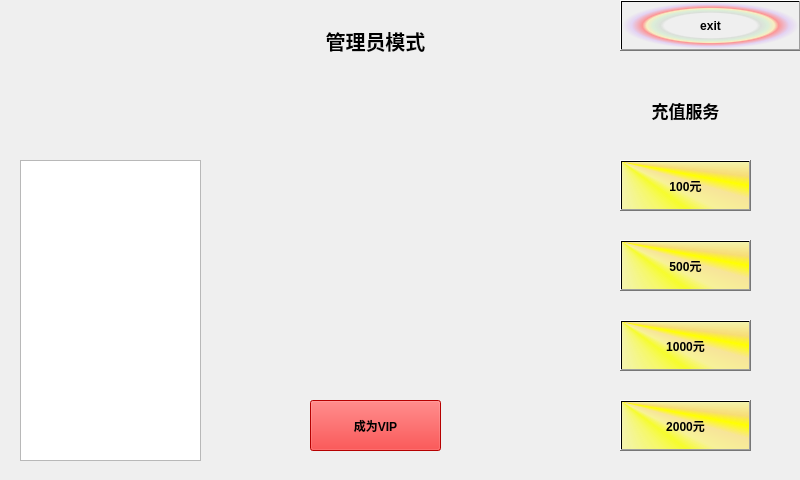
<?xml version="1.0" encoding="UTF-8"?>
<ui version="4.0">
 <class>admin</class>
 <widget class="QWidget" name="admin">
  <property name="geometry">
   <rect>
    <x>0</x>
    <y>0</y>
    <width>800</width>
    <height>480</height>
   </rect>
  </property>
  <property name="font">
   <font>
    <weight>75</weight>
    <bold>true</bold>
   </font>
  </property>
  <property name="windowTitle">
   <string>Form</string>
  </property>
  <property name="styleSheet">
   <string notr="true">admin{background-image: url(:/car1.jpg);}</string>
  </property>
  <widget class="QListWidget" name="listWidget">
   <property name="geometry">
    <rect>
     <x>20</x>
     <y>160</y>
     <width>181</width>
     <height>301</height>
    </rect>
   </property>
   <property name="font">
    <font>
     <pointsize>12</pointsize>
     <weight>50</weight>
     <bold>false</bold>
    </font>
   </property>
  </widget>
  <widget class="QLabel" name="label">
   <property name="geometry">
    <rect>
     <x>300</x>
     <y>20</y>
     <width>151</width>
     <height>41</height>
    </rect>
   </property>
   <property name="font">
    <font>
     <pointsize>15</pointsize>
     <weight>75</weight>
     <bold>true</bold>
    </font>
   </property>
   <property name="text">
    <string>管理员模式</string>
   </property>
   <property name="alignment">
    <set>Qt::AlignCenter</set>
   </property>
  </widget>
  <widget class="QPushButton" name="exit">
   <property name="geometry">
    <rect>
     <x>620</x>
     <y>0</y>
     <width>181</width>
     <height>51</height>
    </rect>
   </property>
   <property name="styleSheet">
    <string notr="true">background-color: qradialgradient(spread:pad, cx:0.5, cy:0.5, radius:0.5, fx:0.5, fy:0.5, stop:0 rgba(0, 0, 0, 0), stop:0.52 rgba(0, 0, 0, 0), stop:0.565 rgba(82, 121, 76, 33), stop:0.65 rgba(159, 235, 148, 64), stop:0.721925 rgba(255, 238, 150, 129), stop:0.77 rgba(255, 128, 128, 204), stop:0.89 rgba(191, 128, 255, 64), stop:1 rgba(0, 0, 0, 0));</string>
   </property>
   <property name="text">
    <string>exit</string>
   </property>
  </widget>
  <widget class="QLabel" name="id">
   <property name="geometry">
    <rect>
     <x>220</x>
     <y>90</y>
     <width>311</width>
     <height>41</height>
    </rect>
   </property>
   <property name="font">
    <font>
     <pointsize>12</pointsize>
     <weight>50</weight>
     <bold>false</bold>
    </font>
   </property>
   <property name="text">
    <string/>
   </property>
   <property name="alignment">
    <set>Qt::AlignCenter</set>
   </property>
  </widget>
  <widget class="QLabel" name="money">
   <property name="geometry">
    <rect>
     <x>220</x>
     <y>150</y>
     <width>311</width>
     <height>41</height>
    </rect>
   </property>
   <property name="font">
    <font>
     <pointsize>12</pointsize>
     <weight>50</weight>
     <bold>false</bold>
    </font>
   </property>
   <property name="text">
    <string/>
   </property>
   <property name="alignment">
    <set>Qt::AlignCenter</set>
   </property>
  </widget>
  <widget class="QLabel" name="day">
   <property name="geometry">
    <rect>
     <x>220</x>
     <y>340</y>
     <width>311</width>
     <height>41</height>
    </rect>
   </property>
   <property name="font">
    <font>
     <pointsize>12</pointsize>
     <weight>50</weight>
     <bold>false</bold>
    </font>
   </property>
   <property name="text">
    <string/>
   </property>
   <property name="alignment">
    <set>Qt::AlignCenter</set>
   </property>
  </widget>
  <widget class="QLabel" name="type">
   <property name="geometry">
    <rect>
     <x>220</x>
     <y>280</y>
     <width>311</width>
     <height>41</height>
    </rect>
   </property>
   <property name="font">
    <font>
     <pointsize>12</pointsize>
     <weight>50</weight>
     <bold>false</bold>
    </font>
   </property>
   <property name="text">
    <string/>
   </property>
   <property name="alignment">
    <set>Qt::AlignCenter</set>
   </property>
  </widget>
  <widget class="QLabel" name="time">
   <property name="geometry">
    <rect>
     <x>220</x>
     <y>220</y>
     <width>311</width>
     <height>41</height>
    </rect>
   </property>
   <property name="font">
    <font>
     <pointsize>12</pointsize>
     <weight>50</weight>
     <bold>false</bold>
    </font>
   </property>
   <property name="text">
    <string/>
   </property>
   <property name="alignment">
    <set>Qt::AlignCenter</set>
   </property>
  </widget>
  <widget class="QLabel" name="label2">
   <property name="geometry">
    <rect>
     <x>620</x>
     <y>80</y>
     <width>131</width>
     <height>61</height>
    </rect>
   </property>
   <property name="font">
    <font>
     <pointsize>13</pointsize>
    </font>
   </property>
   <property name="text">
    <string>充值服务</string>
   </property>
   <property name="alignment">
    <set>Qt::AlignCenter</set>
   </property>
  </widget>
  <widget class="QPushButton" name="money100">
   <property name="geometry">
    <rect>
     <x>620</x>
     <y>160</y>
     <width>131</width>
     <height>51</height>
    </rect>
   </property>
   <property name="styleSheet">
    <string notr="true">background-color: qconicalgradient(cx:0, cy:0, angle:135, stop:0 rgba(255, 255, 0, 69), stop:0.375 rgba(255, 255, 0, 69), stop:0.423533 rgba(251, 255, 0, 145), stop:0.45 rgba(247, 255, 0, 208), stop:0.477581 rgba(255, 244, 71, 130), stop:0.518717 rgba(255, 218, 71, 130), stop:0.55 rgba(255, 255, 0, 255), stop:0.57754 rgba(255, 203, 0, 130), stop:0.625 rgba(255, 255, 0, 69), stop:1 rgba(255, 255, 0, 69));</string>
   </property>
   <property name="text">
    <string>100元</string>
   </property>
  </widget>
  <widget class="QPushButton" name="money500">
   <property name="geometry">
    <rect>
     <x>620</x>
     <y>240</y>
     <width>131</width>
     <height>51</height>
    </rect>
   </property>
   <property name="styleSheet">
    <string notr="true">background-color: qconicalgradient(cx:0, cy:0, angle:135, stop:0 rgba(255, 255, 0, 69), stop:0.375 rgba(255, 255, 0, 69), stop:0.423533 rgba(251, 255, 0, 145), stop:0.45 rgba(247, 255, 0, 208), stop:0.477581 rgba(255, 244, 71, 130), stop:0.518717 rgba(255, 218, 71, 130), stop:0.55 rgba(255, 255, 0, 255), stop:0.57754 rgba(255, 203, 0, 130), stop:0.625 rgba(255, 255, 0, 69), stop:1 rgba(255, 255, 0, 69));</string>
   </property>
   <property name="text">
    <string>500元</string>
   </property>
  </widget>
  <widget class="QPushButton" name="money5000">
   <property name="geometry">
    <rect>
     <x>620</x>
     <y>400</y>
     <width>131</width>
     <height>51</height>
    </rect>
   </property>
   <property name="styleSheet">
    <string notr="true">background-color: qconicalgradient(cx:0, cy:0, angle:135, stop:0 rgba(255, 255, 0, 69), stop:0.375 rgba(255, 255, 0, 69), stop:0.423533 rgba(251, 255, 0, 145), stop:0.45 rgba(247, 255, 0, 208), stop:0.477581 rgba(255, 244, 71, 130), stop:0.518717 rgba(255, 218, 71, 130), stop:0.55 rgba(255, 255, 0, 255), stop:0.57754 rgba(255, 203, 0, 130), stop:0.625 rgba(255, 255, 0, 69), stop:1 rgba(255, 255, 0, 69));</string>
   </property>
   <property name="text">
    <string>2000元</string>
   </property>
  </widget>
  <widget class="QPushButton" name="money1000">
   <property name="geometry">
    <rect>
     <x>620</x>
     <y>320</y>
     <width>131</width>
     <height>51</height>
    </rect>
   </property>
   <property name="styleSheet">
    <string notr="true">background-color: qconicalgradient(cx:0, cy:0, angle:135, stop:0 rgba(255, 255, 0, 69), stop:0.375 rgba(255, 255, 0, 69), stop:0.423533 rgba(251, 255, 0, 145), stop:0.45 rgba(247, 255, 0, 208), stop:0.477581 rgba(255, 244, 71, 130), stop:0.518717 rgba(255, 218, 71, 130), stop:0.55 rgba(255, 255, 0, 255), stop:0.57754 rgba(255, 203, 0, 130), stop:0.625 rgba(255, 255, 0, 69), stop:1 rgba(255, 255, 0, 69));</string>
   </property>
   <property name="text">
    <string>1000元</string>
   </property>
  </widget>
  <widget class="QPushButton" name="vip">
   <property name="geometry">
    <rect>
     <x>310</x>
     <y>400</y>
     <width>131</width>
     <height>51</height>
    </rect>
   </property>
   <property name="styleSheet">
    <string notr="true">background-color: rgb(255, 0, 0);</string>
   </property>
   <property name="text">
    <string>成为VIP</string>
   </property>
  </widget>
  <widget class="QLabel" name="photo">
   <property name="geometry">
    <rect>
     <x>20</x>
     <y>0</y>
     <width>171</width>
     <height>151</height>
    </rect>
   </property>
   <property name="text">
    <string/>
   </property>
   <property name="alignment">
    <set>Qt::AlignCenter</set>
   </property>
  </widget>
 </widget>
 <resources/>
 <connections/>
</ui>
